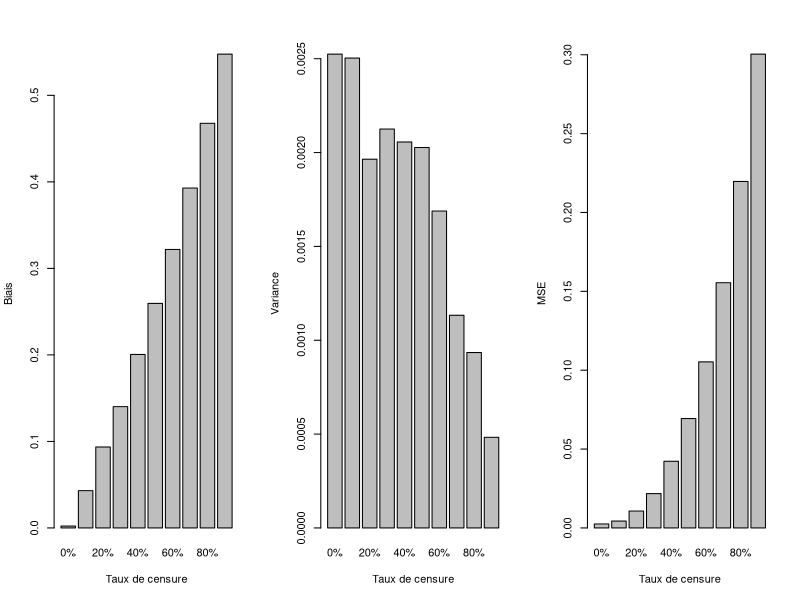

Generate this figure with R:
rm(list = ls())
library(survival)

generateData <- function(n1, n2, lambda = 0.1, theta = 0.07){

    obs <- matrix(NA, n1 + n2, 2)
    colnames(obs)  <- c("time", "delta")

    if (n1 >= 1)
        obs[1:n1,] <- cbind(rexp(n1, lambda), 1)

    if (n2 >= 1)
        obs[-(1:n1),] <- cbind(rexp(n2, theta), 0)

    return(Surv(obs[,1], event = obs[,2]))
}

## Essayons d'avoir un code sur un cas particulier
x <- generateData(90, 10)
fit <- survfit(x ~ 1)
summary(fit, time = 10)
## et pour obtenir juste l'estimation de la proba.
summary(fit, time = 10)$surv

## Creation de la fonction
performance <- function(n1, n2 = 100 - n1, N = 500){
    estimations <- rep(NA, N)
    for (i in 1:N){
        x <- generateData(n1, n2)
        fit <- survfit(x ~ 1)
        estimations[i] <- summary(fit, time = 10)$surv
    }

    theo <- 1 - pexp(10, 0.1)
    biais <- mean(estimations) - theo
    variance <- var(estimations)
    mse <- mean((estimations - theo)^2)

    return(c(biais = biais, variance = variance, mse = mse))
}

ans <- matrix(NA, 10, 3)
colnames(ans) <- c("biais", "variance", "mse")

## La boucle prend du temps à tourner...
i <- 1
for (n2 in seq(0, 90, by = 10)){
    ans[i,] <- performance(100 - n2, n2)
    i <- i + 1
}

par(mfrow = c(1, 3))
names <- paste(seq(0, 90, by = 10), "%", sep = "")
xlab <- "Taux de censure"
barplot(ans[,"biais"], names = names, xlab = xlab, ylab = "Biais")
barplot(ans[,"variance"], names = names, xlab = xlab, ylab = "Variance")
barplot(ans[,"mse"], names = names, xlab = xlab, ylab = "MSE")

